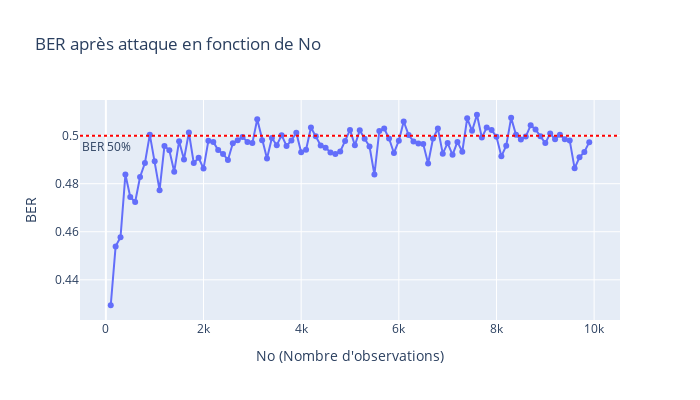
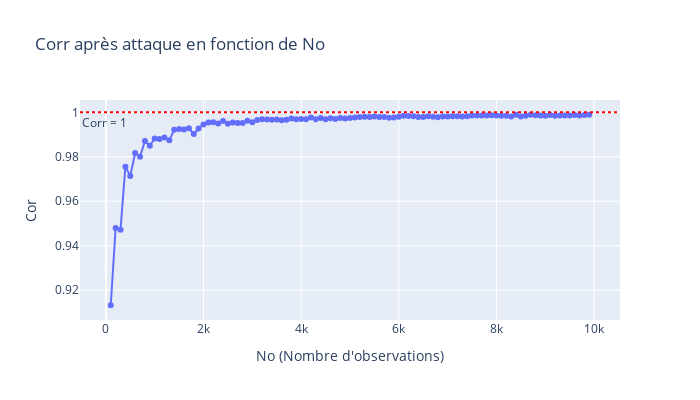

Notebook code cell kept with these figures, in order:
### Code cell
# Compute the Bit Error Rate between message m and the extracted message from Y using key k
def ber(Y,m,k):
    c = np.sign(np.dot(Y.T,k))
    return np.sum(c != m)/float(Ni)

# Compute the Normalised correlation
def norm_corr(hatk,k):
    hatk = hatk / np.sqrt(np.dot(hatk.T,hatk)) # Normalize
    corrN = np.abs(np.dot(hatk.T,k))/(np.linalg.norm(hatk)*np.linalg.norm(k)) 
    return corrN

def do_process(alpha,No):
    #print(f'alpha: {alpha}, No: {No}')
    X = np.random.randn(Nv,Ni) # Generate Ni random host vectors
    k = np.random.randn(Nv,1) # Generate de Watermark
    k = k / np.sqrt(np.dot(k.T,k)) # Normalize the watermark

    m1 = np.ones((Ni,1)) #Scenario with Known Messages: generate only ones
    K = np.dot(k,m1.T) # Generate the matrix of watermarks (each column contains m1_i*k)
    W = alpha*K
    Y = X + W # perform embedding


    #cY = np.sign(np.dot(Y.T,k)) # Computation of the decoded 'bits' (here -1 or +1)
    #print('practical bit error rate:')
    #print(np.sum(cY != m1)/np.float(Ni)) 

    Y_obs = Y[:,:No]
    # To Do: implement the attack on No observation, i.e. on Y[:,:No]
    
    hatk = np.mean(Y_obs, axis=1)
    hatk = hatk / np.sqrt(np.dot(hatk.T,hatk)) # We need to Normalize
    
    corrN = np.abs(np.dot(hatk.T,k))/(np.linalg.norm(hatk)*np.linalg.norm(k)) # Compute the Normalised correlation
    #print('Normalised correlation between the true key and the estimated key')
    #print(corrN)

    hatk = np.reshape(hatk,(Nv,1))# We need to reshape

    YA = Y - alpha*np.dot(hatk,m1.T) # perform the removal attack
    #print('BER après attaque:', ber(YA, m1, k))
    #print('\n\n')
    return ber(YA, m1, k), corrN[0]

    
alpha = 2 # Tune the power of the watermark here

# Réinitialisation des vecteurs pour les plots
ber_values = []
corr_values = []
No_values = range(100,Ni,100) 

# One example, can be used to draw plots
for No in No_values:
    ber_val, corr_val = do_process(alpha, No)
    ber_values.append(ber_val)
    corr_values.append(corr_val)


# Graphique du BER
fig_ber = go.Figure()
fig_ber.add_trace(go.Scatter(x=list(No_values), y=ber_values, mode='lines+markers', name='BER après attaque'))
fig_ber.add_hline(y=0.5, line_dash="dot", line_color="red", annotation_text="BER 50%", annotation_position="bottom left")
fig_ber.update_layout(
    title="BER après attaque en fonction de No",
    xaxis_title="No (Nombre d'observations)",
    yaxis_title="BER",
    width=700,
    height=400
)
fig_ber.show()

# Graphique du Corr
fig_corr = go.Figure()
fig_corr.add_trace(go.Scatter(x=list(No_values), y=corr_values, mode='lines+markers', name='Corr après attaque'))
fig_corr.add_hline(y=1, line_dash="dot", line_color="red", annotation_text="Corr = 1", annotation_position="bottom left")
fig_corr.update_layout(
    title="Corr après attaque en fonction de No",
    xaxis_title="No (Nombre d'observations)",
    yaxis_title="Cor",
    width=700,
    height=400
)
fig_corr.show()

### Figure 1 — Plotly figure (JSON) as saved in the notebook; plotly's stock layout.template omitted (floating-point values rounded to 4 significant figures)
{"data": [{"mode": "lines+markers", "name": "BER après attaque", "type": "scatter", "x": [100, 200, 300, 400, 500, 600, 700, 800, 900, 1000, 1100, 1200, 1300, 1400, 1500, 1600, 1700, 1800, 1900, 2000, 2100, 2200, 2300, 2400, 2500, 2600, 2700, 2800, 2900, 3000, 3100, 3200, 3300, 3400, 3500, 3600, 3700, 3800, 3900, 4000, 4100, 4200, 4300, 4400, 4500, 4600, 4700, 4800, 4900, 5000, 5100, 5200, 5300, 5400, 5500, 5600, 5700, 5800, 5900, 6000, 6100, 6200, 6300, 6400, 6500, 6600, 6700, 6800, 6900, 7000, 7100, 7200, 7300, 7400, 7500, 7600, 7700, 7800, 7900, 8000, 8100, 8200, 8300, 8400, 8500, 8600, 8700, 8800, 8900, 9000, 9100, 9200, 9300, 9400, 9500, 9600, 9700, 9800, 9900], "y": [0.4294, 0.4539, 0.4577, 0.4838, 0.4745, 0.4724, 0.4828, 0.4886, 0.5004, 0.4893, 0.4773, 0.4957, 0.4939, 0.485, 0.4977, 0.4901, 0.5013, 0.4886, 0.4908, 0.4863, 0.4979, 0.4974, 0.494, 0.4924, 0.4899, 0.4968, 0.4981, 0.4994, 0.4974, 0.4969, 0.5068, 0.4981, 0.4905, 0.499, 0.496, 0.5002, 0.4957, 0.498, 0.5012, 0.4931, 0.4941, 0.5034, 0.4997, 0.4959, 0.495, 0.493, 0.4924, 0.4934, 0.4978, 0.5024, 0.496, 0.5022, 0.4987, 0.4955, 0.4838, 0.5019, 0.503, 0.4988, 0.4928, 0.4979, 0.5059, 0.5003, 0.4976, 0.4967, 0.4965, 0.4884, 0.4988, 0.503, 0.4925, 0.4969, 0.492, 0.4974, 0.4933, 0.5072, 0.502, 0.5087, 0.4992, 0.5034, 0.5024, 0.4995, 0.4914, 0.4958, 0.5074, 0.5004, 0.4984, 0.4996, 0.5043, 0.5026, 0.4997, 0.4969, 0.5009, 0.4985, 0.5004, 0.4985, 0.498, 0.4864, 0.491, 0.4932, 0.4973]}], "layout": {"annotations": [{"showarrow": false, "text": "BER 50%", "x": 0, "xanchor": "left", "xref": "x domain", "y": 0.5, "yanchor": "top", "yref": "y"}], "height": 400, "shapes": [{"line": {"color": "red", "dash": "dot"}, "type": "line", "x0": 0, "x1": 1, "xref": "x domain", "y0": 0.5, "y1": 0.5, "yref": "y"}], "title": {"text": "BER après attaque en fonction de No"}, "width": 700, "xaxis": {"title": {"text": "No (Nombre d'observations)"}}, "yaxis": {"title": {"text": "BER"}}}}

### Figure 2 — Plotly figure (JSON) as saved in the notebook; plotly's stock layout.template omitted (floating-point values rounded to 4 significant figures)
{"data": [{"mode": "lines+markers", "name": "Corr après attaque", "type": "scatter", "x": [100, 200, 300, 400, 500, 600, 700, 800, 900, 1000, 1100, 1200, 1300, 1400, 1500, 1600, 1700, 1800, 1900, 2000, 2100, 2200, 2300, 2400, 2500, 2600, 2700, 2800, 2900, 3000, 3100, 3200, 3300, 3400, 3500, 3600, 3700, 3800, 3900, 4000, 4100, 4200, 4300, 4400, 4500, 4600, 4700, 4800, 4900, 5000, 5100, 5200, 5300, 5400, 5500, 5600, 5700, 5800, 5900, 6000, 6100, 6200, 6300, 6400, 6500, 6600, 6700, 6800, 6900, 7000, 7100, 7200, 7300, 7400, 7500, 7600, 7700, 7800, 7900, 8000, 8100, 8200, 8300, 8400, 8500, 8600, 8700, 8800, 8900, 9000, 9100, 9200, 9300, 9400, 9500, 9600, 9700, 9800, 9900], "y": [0.9132, 0.9479, 0.9472, 0.9755, 0.9714, 0.9817, 0.9801, 0.9871, 0.985, 0.9882, 0.988, 0.9886, 0.9875, 0.9922, 0.9926, 0.9923, 0.9928, 0.9902, 0.9927, 0.9945, 0.9954, 0.9955, 0.995, 0.9961, 0.9949, 0.9954, 0.9953, 0.9952, 0.9962, 0.9956, 0.9965, 0.9969, 0.9968, 0.9967, 0.9968, 0.9964, 0.9966, 0.9973, 0.9969, 0.997, 0.9968, 0.9976, 0.9969, 0.9974, 0.9969, 0.9974, 0.997, 0.9975, 0.9972, 0.9974, 0.9977, 0.9979, 0.998, 0.9979, 0.9982, 0.9979, 0.9979, 0.9976, 0.9977, 0.998, 0.9985, 0.9983, 0.9983, 0.9979, 0.9979, 0.9982, 0.998, 0.9978, 0.9982, 0.9981, 0.9983, 0.9982, 0.9981, 0.9982, 0.9986, 0.9986, 0.9986, 0.9986, 0.9987, 0.9986, 0.9985, 0.9985, 0.9982, 0.9989, 0.9982, 0.9984, 0.9989, 0.9987, 0.9986, 0.9984, 0.9988, 0.9984, 0.9986, 0.9986, 0.9986, 0.9988, 0.9986, 0.9988, 0.9989]}], "layout": {"annotations": [{"showarrow": false, "text": "Corr = 1", "x": 0, "xanchor": "left", "xref": "x domain", "y": 1, "yanchor": "top", "yref": "y"}], "height": 400, "shapes": [{"line": {"color": "red", "dash": "dot"}, "type": "line", "x0": 0, "x1": 1, "xref": "x domain", "y0": 1, "y1": 1, "yref": "y"}], "title": {"text": "Corr après attaque en fonction de No"}, "width": 700, "xaxis": {"title": {"text": "No (Nombre d'observations)"}}, "yaxis": {"title": {"text": "Cor"}}}}
